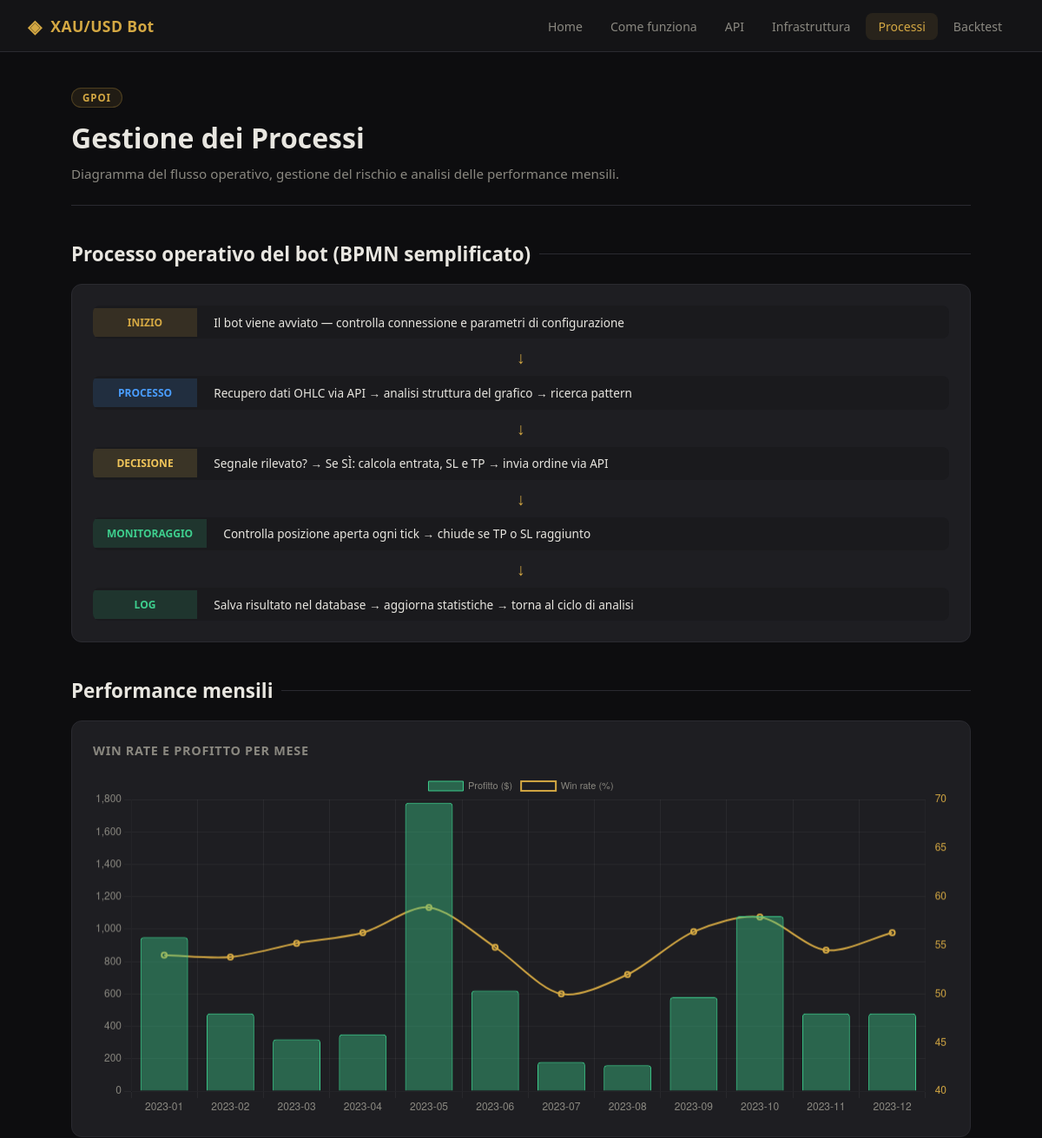
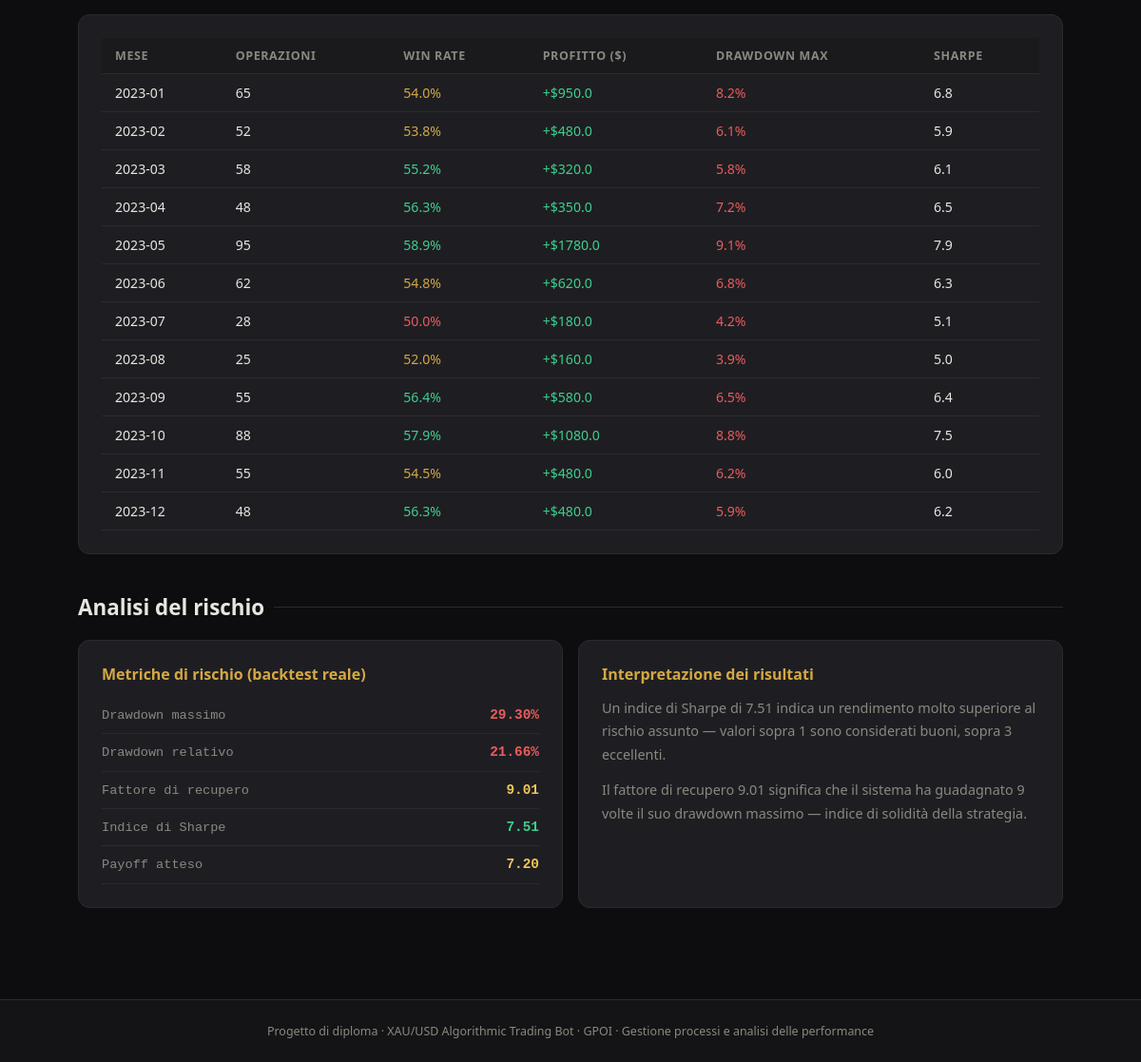
The page /processi on the database its author committed (2 pictures, top to bottom).
### tables this page shows
CREATE TABLE statistica (
    id INTEGER PRIMARY KEY AUTOINCREMENT,
    periodo TEXT,
    granularita TEXT,
    totale_operazioni INTEGER,
    win_rate REAL,
    profitto_totale REAL,
    drawdown_massimo REAL,
    sharpe_ratio REAL
);

### app.py (the view)
@app.route("/processi")
def processi():
    db = get_db()
    stats_mensili = db.execute("SELECT * FROM statistica WHERE granularita='mese' ORDER BY periodo").fetchall()
    db.close()
    return render_template("processi.html", stats_mensili=stats_mensili)

### app.py (called while the page is built)
def get_db():
    conn = sqlite3.connect(DB)
    conn.row_factory = sqlite3.Row
    return conn

### templates/processi.html (shortened to what this page needs)
{% extends "base.html" %}
{% block materia %}GPOI · Gestione processi e analisi delle performance{% endblock %}
{% block content %}
<div class="page-header">
  <div class="materia-tag">GPOI</div>
  <h1>Gestione dei Processi</h1>
  <p>Diagramma del flusso operativo, gestione del rischio e analisi delle performance mensili.</p>
</div>
<div class="section">
  <div class="section-title">Processo operativo del bot (BPMN semplificato)</div>
  <div class="card">
    <div style="overflow-x:auto">
      <div style="display:flex; flex-direction:column; gap:0.5rem; min-width:700px">
        <div style="display:flex; align-items:center; gap:0; background:var(--bg3); border-radius:8px; overflow:hidden">
          <div style="background:rgba(212,168,67,0.15); padding:0.5rem 1rem; font-size:0.75rem; color:var(--gold); font-weight:600; min-width:120px; text-align:center">INIZIO</div>
          <div style="padding:0.6rem 1.2rem; font-size:0.85rem; flex:1">Il bot viene avviato — controlla connessione e parametri di configurazione</div>
        </div>
        <div style="text-align:center; color:var(--gold); font-size:1.2rem">↓</div>
        <div style="display:flex; align-items:center; gap:0; background:var(--bg3); border-radius:8px; overflow:hidden">
          <div style="background:rgba(74,158,255,0.15); padding:0.5rem 1rem; font-size:0.75rem; color:var(--blue); font-weight:600; min-width:120px; text-align:center">PROCESSO</div>
          <div style="padding:0.6rem 1.2rem; font-size:0.85rem; flex:1">Recupero dati OHLC via API → analisi struttura del grafico → ricerca pattern</div>
        </div>
        <div style="text-align:center; color:var(--gold); font-size:1.2rem">↓</div>
        <div style="display:flex; align-items:center; gap:0; background:var(--bg3); border-radius:8px; overflow:hidden">
          <div style="background:rgba(240,197,90,0.15); padding:0.5rem 1rem; font-size:0.75rem; color:var(--gold2); font-weight:600; min-width:120px; text-align:center">DECISIONE</div>
          <div style="padding:0.6rem 1.2rem; font-size:0.85rem; flex:1">Segnale rilevato? → Se SÌ: calcola entrata, SL e TP → invia ordine via API</div>
        </div>
        <div style="text-align:center; color:var(--gold); font-size:1.2rem">↓</div>
        <div style="display:flex; align-items:center; gap:0; background:var(--bg3); border-radius:8px; overflow:hidden">
          <div style="background:rgba(62,207,142,0.15); padding:0.5rem 1rem; font-size:0.75rem; color:var(--green); font-weight:600; min-width:120px; text-align:center">MONITORAGGIO</div>
          <div style="padding:0.6rem 1.2rem; font-size:0.85rem; flex:1">Controlla posizione aperta ogni tick → chiude se TP o SL raggiunto</div>
        </div>
        <div style="text-align:center; color:var(--gold); font-size:1.2rem">↓</div>
        <div style="display:flex; align-items:center; gap:0; background:var(--bg3); border-radius:8px; overflow:hidden">
          <div style="background:rgba(62,207,142,0.15); padding:0.5rem 1rem; font-size:0.75rem; color:var(--green); font-weight:600; min-width:120px; text-align:center">LOG</div>
          <div style="padding:0.6rem 1.2rem; font-size:0.85rem; flex:1">Salva risultato nel database → aggiorna statistiche → torna al ciclo di analisi</div>
        </div>
      </div>
    </div>
  </div>
</div>
<div class="section">
  <div class="section-title">Performance mensili</div>
  <div class="chart-box">
    <h3>Win rate e profitto per mese</h3>
    <canvas id="chartPerf" height="120"></canvas>
  </div>
  <div class="card">
    <div class="table-wrap">
      <table>
        <thead>
          <tr>
            <th>Mese</th>
            <th>Operazioni</th>
            <th>Win rate</th>
            <th>Profitto ($)</th>
            <th>Drawdown max</th>
            <th>Sharpe</th>
          </tr>
        </thead>
        <tbody>
          {% for s in stats_mensili %}
          <tr>
            <td>{{ s.periodo }}</td>
            <td>{{ s.totale_operazioni }}</td>
            <td style="color: {% if s.win_rate > 55 %}var(--green){% elif s.win_rate > 50 %}var(--gold){% else %}var(--red){% endif %}">{{ s.win_rate }}%</td>
            <td style="color: {% if s.profitto_totale > 0 %}var(--green){% else %}var(--red){% endif %}">
              {% if s.profitto_totale > 0 %}+{% endif %}${{ s.profitto_totale }}
            </td>
            <td style="color:var(--red)">{{ s.drawdown_massimo }}%</td>
            <td>{{ s.sharpe_ratio }}</td>
          </tr>
          {% endfor %}
        </tbody>
      </table>
    </div>
  </div>
</div>
<div class="section">
  <div class="section-title">Analisi del rischio</div>
  <div class="grid-2">
    <div class="card">
      <h3>Metriche di rischio (backtest reale)</h3>
      <div class="config-row"><span class="config-key">Drawdown massimo</span><span class="config-val" style="color:var(--red)">29.30%</span></div>
      <div class="config-row"><span class="config-key">Drawdown relativo</span><span class="config-val" style="color:var(--red)">21.66%</span></div>
      <div class="config-row"><span class="config-key">Fattore di recupero</span><span class="config-val">9.01</span></div>
      <div class="config-row"><span class="config-key">Indice di Sharpe</span><span class="config-val" style="color:var(--green)">7.51</span></div>
      <div class="config-row"><span class="config-key">Payoff atteso</span><span class="config-val">7.20</span></div>
    </div>
    <div class="card">
      <h3>Interpretazione dei risultati</h3>
      <p>Un indice di Sharpe di 7.51 indica un rendimento molto superiore al rischio assunto — valori sopra 1 sono considerati buoni, sopra 3 eccellenti.</p>
      <p style="margin-top:0.8rem">Il fattore di recupero 9.01 significa che il sistema ha guadagnato 9 volte il suo drawdown massimo — indice di solidità della strategia.</p>
    </div>
  </div>
</div>
<script>
const muted = '#8a8880';
const gridColor = 'rgba(255,255,255,0.05)';
const labels = [{% for s in stats_mensili %}"{{ s.periodo }}"{% if not loop.last %},{% endif %}{% endfor %}];
const profitti = [{% for s in stats_mensili %}{{ s.profitto_totale }}{% if not loop.last %},{% endif %}{% endfor %}];
const winrates = [{% for s in stats_mensili %}{{ s.win_rate }}{% if not loop.last %},{% endif %}{% endfor %}];
new Chart(document.getElementById('chartPerf'), {
  type: 'bar',
  data: {
    labels,
    datasets: [
      {
        label: 'Profitto ($)',
        data: profitti,
        backgroundColor: 'rgba(62,207,142,0.4)',
        borderColor: '#3ecf8e',
        borderWidth: 1,
        borderRadius: 4,
        yAxisID: 'y',
      },
      {
        label: 'Win rate (%)',
        data: winrates,
        type: 'line',
        borderColor: '#d4a843',
        backgroundColor: 'transparent',
        tension: 0.3,
        pointRadius: 3,
        borderWidth: 2,
        yAxisID: 'y1',
      }
    ]
  },
  options: {
    responsive: true,
    plugins: { legend: { labels: { color: muted, font: { size: 11 } } } },
    scales: {
      x: { ticks: { color: muted }, grid: { color: gridColor } },
      y: { ticks: { color: muted }, grid: { color: gridColor }, position: 'left' },
      y1: { ticks: { color: '#d4a843' }, grid: { display: false }, position: 'right', min: 40, max: 70 }
    }
  }
});
</script>
{% endblock %}

### static/css/style.css (style rules this page uses)
:root { --bg: #0d0d0f; --bg2: #141416; --bg3: #1a1a1d; --card: #1e1e22; --border: #2a2a30; --gold: #d4a843; --gold2: #f0c55a; --text: #e8e6e0; --muted: #8a8880; --green: #3ecf8e; --red: #e85d5d; --blue: #4a9eff; --radius: 12px; --radius-sm: 8px; }
* { box-sizing: border-box; margin: 0; padding: 0; }
body { font-family: 'Segoe UI', system-ui, sans-serif; background: var(--bg); color: var(--text); min-height: 100vh; display: flex; flex-direction: column; }
.section { margin: 2.5rem 0; }
.section-title { font-size: 1.4rem; font-weight: 600; margin-bottom: 1.2rem; color: var(--text); display: flex; align-items: center; gap: 10px; }
.section-title::after { content: ''; flex: 1; height: 1px; background: var(--border); }
.card { background: var(--card); border: 1px solid var(--border); border-radius: var(--radius); padding: 1.5rem; margin-bottom: 1rem; }
.card h3 { font-size: 1rem; font-weight: 600; margin-bottom: 0.8rem; color: var(--gold); }
.card p, .card li { font-size: 0.9rem; color: var(--muted); line-height: 1.7; }
.grid-2 { display: grid; grid-template-columns: 1fr 1fr; gap: 1rem; }
.table-wrap { overflow-x: auto; }
table { width: 100%; border-collapse: collapse; font-size: 0.88rem; }
thead th { background: var(--bg3); color: var(--muted); font-weight: 600; padding: 10px 14px; text-align: left; font-size: 0.78rem; text-transform: uppercase; letter-spacing: 0.05em; border-bottom: 1px solid var(--border); }
tbody tr { border-bottom: 1px solid var(--border); transition: background 0.15s; }
tbody td { padding: 10px 14px; color: var(--text); }
.chart-box { background: var(--card); border: 1px solid var(--border); border-radius: var(--radius); padding: 1.5rem; margin-bottom: 1rem; }
.chart-box h3 { font-size: 0.9rem; color: var(--muted); margin-bottom: 1rem; text-transform: uppercase; letter-spacing: 0.05em; }
.page-header { margin-bottom: 2rem; padding-bottom: 1.5rem; border-bottom: 1px solid var(--border); }
.page-header .materia-tag { display: inline-block; background: rgba(212, 168, 67, 0.1); border: 1px solid rgba(212, 168, 67, 0.25); color: var(--gold); font-size: 0.72rem; padding: 3px 12px; border-radius: 20px; margin-bottom: 0.8rem; text-transform: uppercase; letter-spacing: 0.08em; font-weight: 600; }
.page-header h1 { font-size: 2rem; font-weight: 700; margin-bottom: 0.5rem; }
.page-header p { color: var(--muted); font-size: 0.95rem; line-height: 1.6; }
.config-row { display: flex; align-items: baseline; justify-content: space-between; padding: 0.7rem 0; border-bottom: 1px solid var(--border); font-size: 0.9rem; }
.config-key { color: var(--muted); font-family: monospace; font-size: 0.85rem; }
.config-val { color: var(--gold2); font-weight: 600; font-family: monospace; }

### rows shown on the page
statistica: periodo "2023-01", totale_operazioni "65", win_rate "54.0", profitto_totale "950.0", drawdown_massimo "8.2", sharpe_ratio "6.8"
statistica: periodo "2023-02", totale_operazioni "52", win_rate "53.8", profitto_totale "480.0", drawdown_massimo "6.1", sharpe_ratio "5.9"
statistica: periodo "2023-03", totale_operazioni "58", win_rate "55.2", profitto_totale "320.0", drawdown_massimo "5.8", sharpe_ratio "6.1"
statistica: periodo "2023-04", totale_operazioni "48", win_rate "56.3", profitto_totale "350.0", drawdown_massimo "7.2", sharpe_ratio "6.5"
statistica: periodo "2023-05", totale_operazioni "95", win_rate "58.9", profitto_totale "1780.0", drawdown_massimo "9.1", sharpe_ratio "7.9"
statistica: periodo "2023-06", totale_operazioni "62", win_rate "54.8", profitto_totale "620.0", drawdown_massimo "6.8", sharpe_ratio "6.3"
statistica: periodo "2023-07", totale_operazioni "28", win_rate "50.0", profitto_totale "180.0", drawdown_massimo "4.2", sharpe_ratio "5.1"
statistica: periodo "2023-08", totale_operazioni "25", win_rate "52.0", profitto_totale "160.0", drawdown_massimo "3.9", sharpe_ratio "5.0"
statistica: periodo "2023-09", totale_operazioni "55", win_rate "56.4", profitto_totale "580.0", drawdown_massimo "6.5", sharpe_ratio "6.4"
statistica: periodo "2023-10", totale_operazioni "88", win_rate "57.9", profitto_totale "1080.0", drawdown_massimo "8.8", sharpe_ratio "7.5"
statistica: periodo "2023-11", totale_operazioni "55", win_rate "54.5", profitto_totale "480.0", drawdown_massimo "6.2", sharpe_ratio "6.0"
statistica: periodo "2023-12", totale_operazioni "48", win_rate "56.3", profitto_totale "480.0", drawdown_massimo "5.9", sharpe_ratio "6.2"

### other values the page prints
chart data {{ s.periodo }} 2023-01, 2023-02, 2023-03, 2023-04, 2023-05, 2023-06, 2023-07, 2023-08, 2023-09, 2023-10, 2023-11, 2023-12
chart data {{ s.profitto_totale }} 950.0, 480.0, 320.0, 350.0, 1780.0, 620.0, 180.0, 160.0, 580.0, 1080.0, 480.0, 480.0
chart data {{ s.win_rate }} 54.0, 53.8, 55.2, 56.3, 58.9, 54.8, 50.0, 52.0, 56.4, 57.9, 54.5, 56.3
